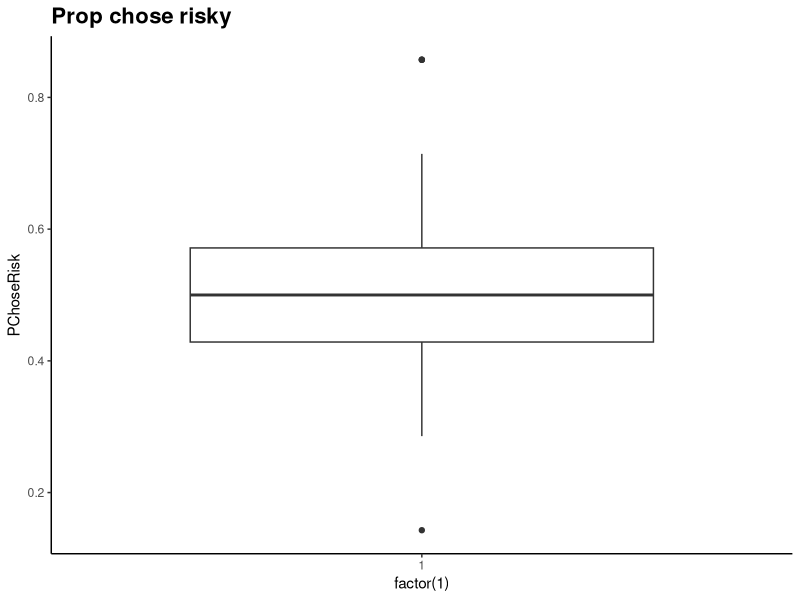
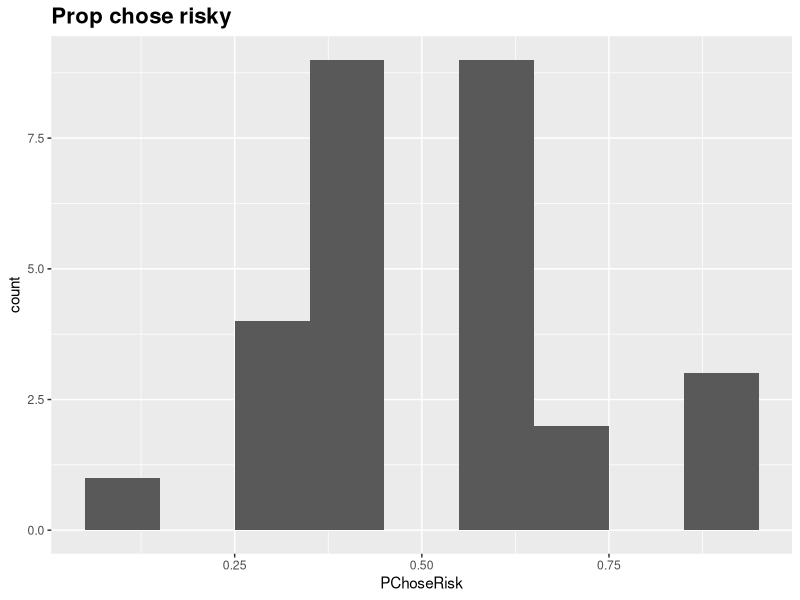
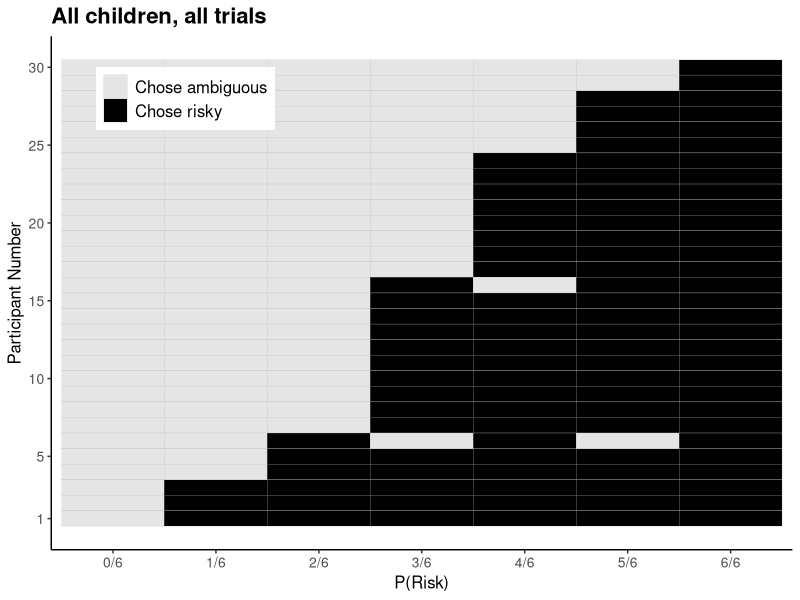
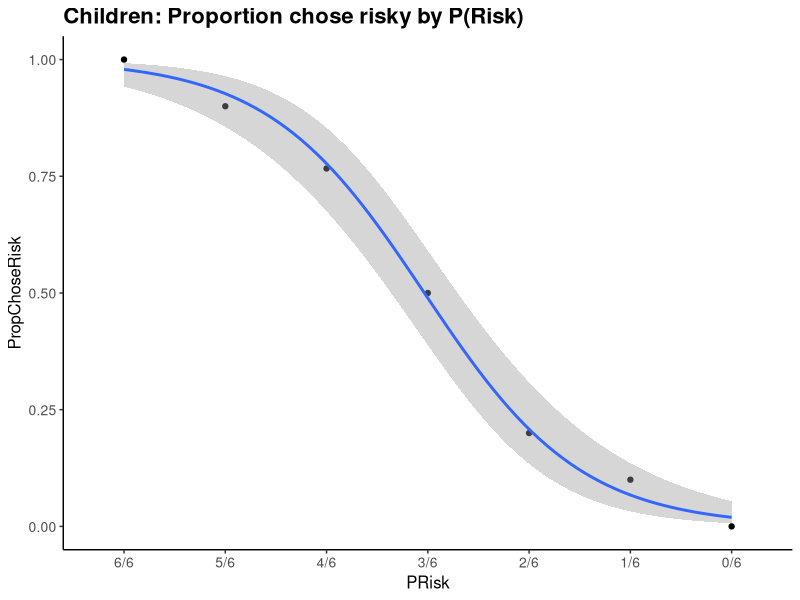

Write R code to recreate these figures, in order. (Note: this script raises an error after producing the figures.)
## ---- chunk 1
rm(list = ls())
require(ggplot2)
require(grid)
require(dplyr)
# require(xlsx)

ambig <- read.csv("./KidAmbigRaw.csv")
ambigStart <- which(colnames(ambig) == "RA6_0")
ambigEnd <- which(colnames(ambig) == "RA0_6")
ambig$PChoseRisk <- rowMeans(ambig[,ambigStart:ambigEnd])
ambigStart2 <- which(colnames(ambig) == "RA5_1")
ambigEnd2 <- which(colnames(ambig) == "RA1_5")
ambig$PChoseRisk2 <- rowMeans(ambig[,ambigStart2:ambigEnd2]) #ignores 100% win/lose risk

#remove subs who did not pass practice
fails <- ambig$P3 == 0
ambig <- ambig[!fails,]
allData <- ambig[!fails,]
## ---- chunk 2
p <- ggplot(allData, aes(x = factor(1), y = PChoseRisk)) + geom_boxplot() + 
  theme_classic() + theme(plot.title = element_text(face="bold", size = 16)) +
  ggtitle("Prop chose risky")
print(p)

p <- ggplot(allData, aes(PChoseRisk)) + geom_histogram(binwidth=0.1) +
  theme(plot.title = element_text(face="bold", size = 16)) + ggtitle("Prop chose risky")
print(p)
## ---- chunk 3
require(reshape2)
kidAmbigStairs <- ambig[,c(ambigEnd:ambigStart)]
kidAmbigStairs <- kidAmbigStairs[with(kidAmbigStairs, order(RA0_6, RA1_5, RA2_4, RA3_3, RA4_2, RA5_1, RA6_0)),]
colnames(kidAmbigStairs) <- c("0/6", "1/6", "2/6", "3/6", "4/6", "5/6", "6/6")

kidAmbigStairs <- kidAmbigStairs == 1
row.names(kidAmbigStairs) <- 30:1
test.m <- melt(kidAmbigStairs)
p <- ggplot(test.m, aes(Var2, Var1)) + geom_tile(aes(fill = value), colour = "grey") + 
  scale_fill_manual(values = c("grey90", "black"), labels=c("Chose ambiguous", "Chose risky")) + 
  theme_classic() + 
  theme(legend.title=element_blank()) + theme(legend.text=element_text(size=12)) + 
  theme(legend.position = c(0.06,0.94)) + theme(legend.justification = c(0,1)) +
  ggtitle("All children, all trials") + theme(plot.title=element_text(face="bold", size=16)) + 
  labs(x="P(Risk)", y="Participant Number") + theme(axis.title=element_text(size=12)) + 
  theme(axis.text=element_text(size=10)) +
  scale_y_continuous(breaks=c(1,5,10,15,20,25,30))

print(p)

## ---- chunk 4
# require(reshape2)
ambig4logit <- ambig[,ambigStart:ambigEnd]
colnames(ambig4logit) <- c("6/6", "5/6", "4/6", "3/6", "2/6", "1/6", "0/6")
ambig4logit <- melt(ambig4logit)
colnames(ambig4logit) <- c("PRisk", "ChoseRisk")

allAmbigAtt <- data.frame(colMeans(ambig[,ambigStart:ambigEnd]))
colnames(allAmbigAtt) <- "PropChoseRisk"
allAmbigAtt$PRisk <- c("6/6", "5/6", "4/6", "3/6", "2/6", "1/6", "0/6")
allAmbigAtt <- data.frame(allAmbigAtt)

p <- ggplot(allAmbigAtt, aes(x=PRisk, y=PropChoseRisk)) + geom_point() + theme_classic() +
  stat_smooth(data = ambig4logit, aes(group = 1, y = ChoseRisk), method="glm", method.args = list(family="binomial")) + 
  theme(plot.title = element_text(face="bold", size = 16)) + ggtitle("Children: Proportion chose risky by P(Risk)") + 
  theme(axis.title=element_text(size=12)) + theme(axis.text=element_text(size=10))
print(p) 

## ---- chunk 5
require(gtable)

test.m2 <- test.m

p1 <- ggplot(test.m2, aes(Var2, Var1)) + geom_tile(aes(fill = value), colour = "grey") + 
  scale_fill_manual(values = c("grey90", "grey70"), labels=c("Chose ambiguous", "Chose risky")) + 
  theme_classic() + 
  theme(legend.title=element_blank()) + theme(legend.text=element_text(size=16)) + 
  theme(legend.position = c(0.06,0.94)) + theme(legend.justification = c(0,1)) +
  labs(x="Risky P(Win)", y="Participant number") + theme(axis.title=element_text(size=20)) + 
  theme(axis.text=element_text(size=16)) +
  scale_y_continuous(breaks=c(1,5,10,15,20,25,30))+ theme(plot.margin = unit(c(1,2,1,2), "lines"))

p2 <- ggplot(allAmbigAtt, aes(x=PRisk, y=PropChoseRisk)) + geom_point() + 
  stat_smooth(data = ambig4logit, aes(group = 1, y = ChoseRisk), method="glm", method.args = list(family="binomial")) + 
  theme_classic() %+replace% theme(panel.background = element_rect(fill = NA)) + 
  theme(axis.title.y=element_text(angle = 270)) +
  theme(axis.title=element_text(size=20)) + theme(axis.text=element_text(size=16)) + 
  labs(y = "Proportion chose risky") 

#extract gtable
g1 <- ggplot_gtable(ggplot_build(p1))
g2 <- ggplot_gtable(ggplot_build(p2))

#overlap plots
pp <- c(subset(g1$layout, name == "panel", se = t:r))
g <- gtable_add_grob(g1, g2$grobs[[which(g2$layout$name == "panel")]], pp$t, pp$l, pp$b, pp$l)

# axis tweaks
ia <- which(g2$layout$name == "axis-l")
ga <- g2$grobs[[ia]]
ax <- ga$children[[2]]
ax$widths <- rev(ax$widths)
ax$grobs <- rev(ax$grobs)
ax$grobs[[1]]$x <- ax$grobs[[1]]$x - unit(1, "npc") + unit(0.15, "cm")
g <- gtable_add_cols(g, g2$widths[g2$layout[ia, ]$l], length(g$widths) - 1)
g <- gtable_add_grob(g, ax, pp$t, length(g$widths) - 1, pp$b)

g <- gtable_add_grob(g, g2$grob[[7]], pp$t, length(g$widths), pp$b)
# draw it
grid.draw(g)

